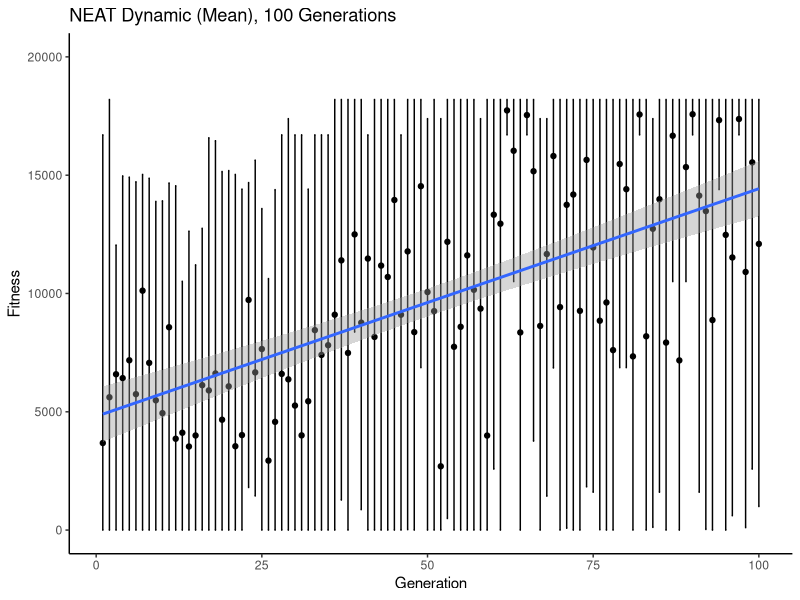
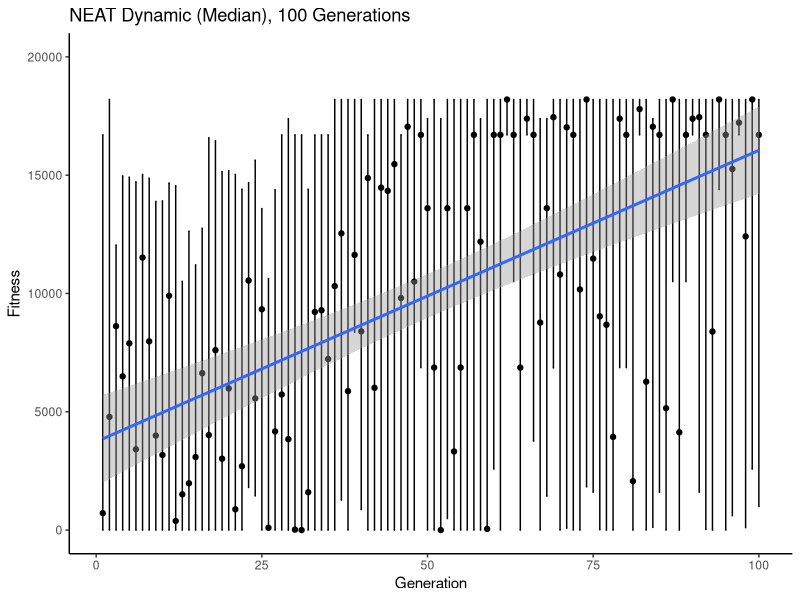
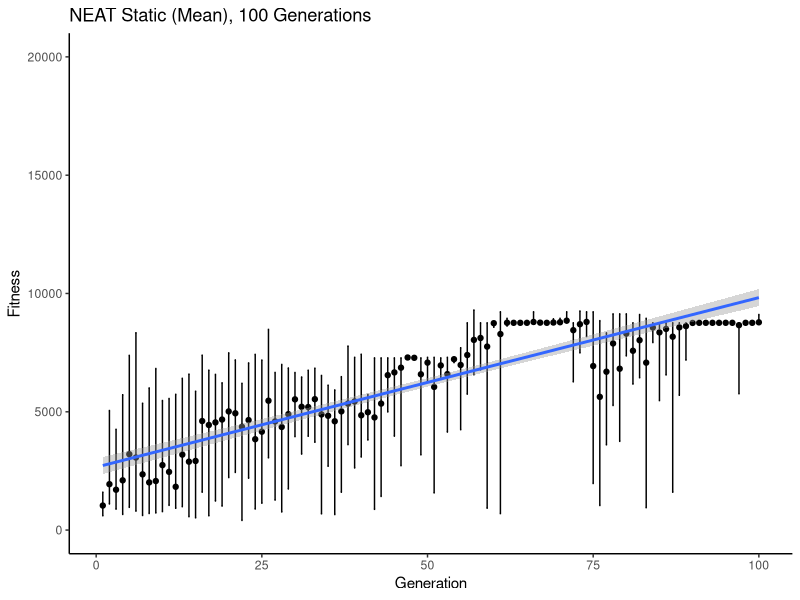
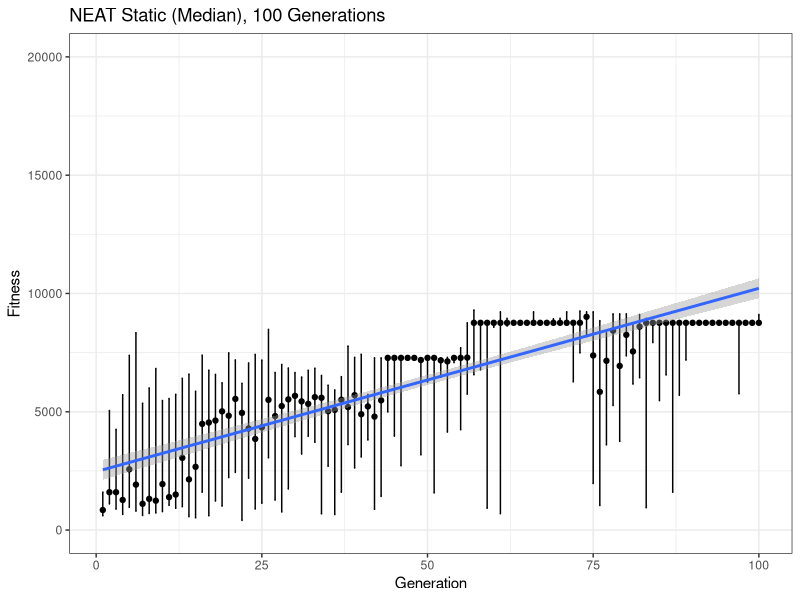
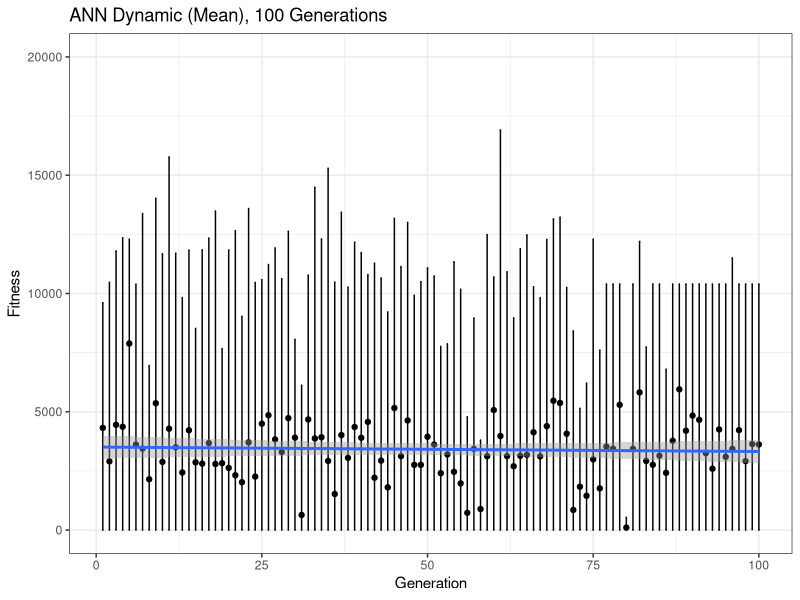
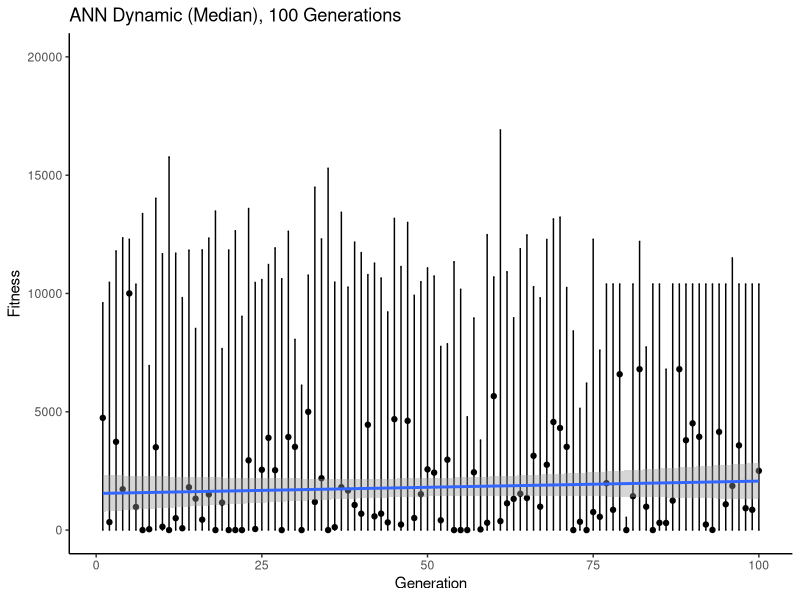
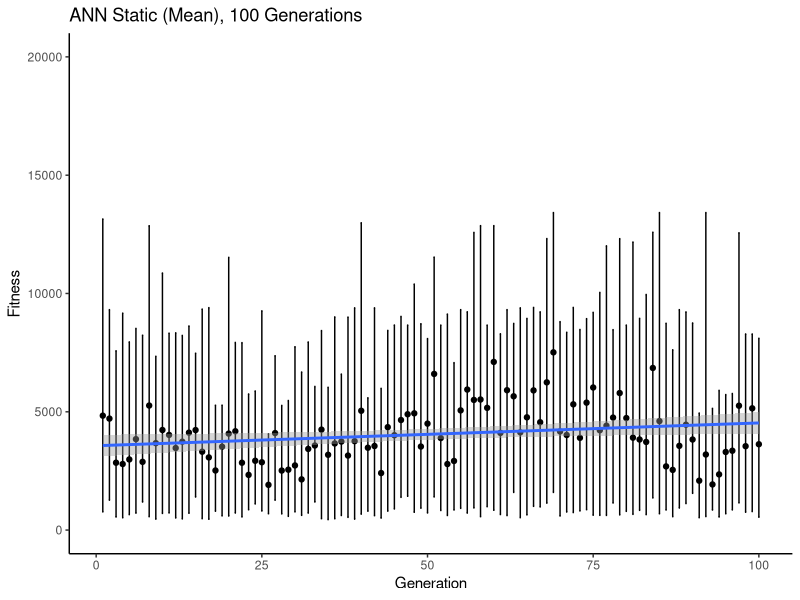
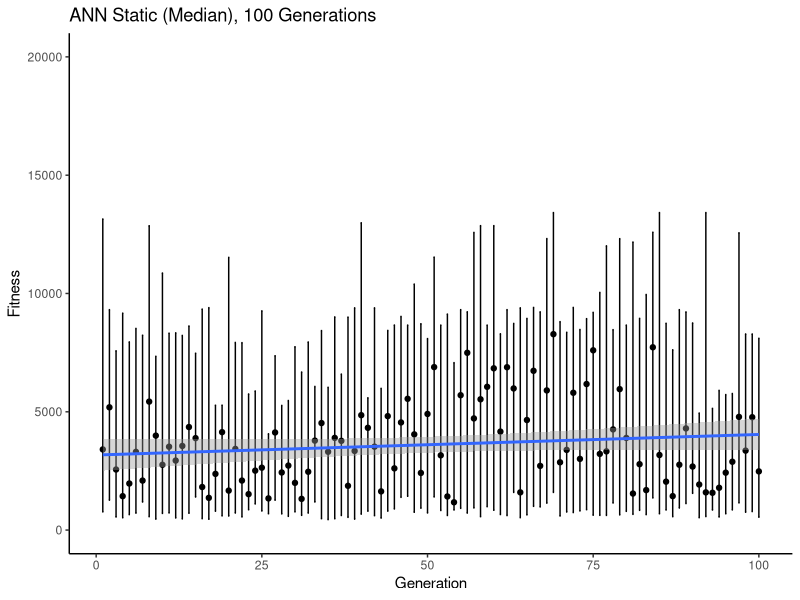

These charts were generated, in order, by the following R code:
## ---- chunk 1
library(ggplot2)
library(tidyverse)
library(dplyr)

neat.dynamic<- read.csv('finalists/neat_dynamic_4_13.csv')
neat.static<- read.csv('finalists/neat_static_4_13.csv')


#neat.dynamic.mean
ggplot(neat.dynamic, aes(x=generation, y= meanFitness)) + 
  geom_point()+
   geom_errorbar(aes(ymin=neat.dynamic$minFitness, ymax=neat.dynamic$maxFitness), width = .2)+
  ylim(0, 20000)+
  theme_classic()+
  geom_smooth(method='lm', formula= y~x)+
  labs(title= "NEAT Dynamic (Mean), 100 Generations", x= "Generation", y= "Fitness")
## ---- chunk 2
#neat.dynamic.median
ggplot(neat.dynamic, aes(x=generation, y= medianFitness)) + 
  geom_point()+
   geom_errorbar(aes(ymin=neat.dynamic$minFitness, ymax=neat.dynamic$maxFitness), width = .2)+
  ylim(0, 20000)+
  theme_classic()+
  geom_smooth(method='lm', formula= y~x)+
  labs(title= "NEAT Dynamic (Median), 100 Generations", x= "Generation", y= "Fitness")
## ---- chunk 3
#neat.static.mean
ggplot(neat.static, aes(x=generation, y= meanFitness)) + 
  geom_point()+
   geom_errorbar(aes(ymin=neat.static$minFitness, ymax=neat.static$maxFitness), width = .2)+
  ylim(0, 20000)+
  theme_classic()+
  geom_smooth(method='lm', formula= y~x)+
  labs(title= "NEAT Static (Mean), 100 Generations", x= "Generation", y= "Fitness")
## ---- chunk 4
#neat.static.median
ggplot(neat.static, aes(x=generation, y= medianFitness)) + 
  geom_point()+
   geom_errorbar(aes(ymin=neat.static$minFitness, ymax=neat.static$maxFitness), width = .2)+
  ylim(0, 20000)+
  theme_bw()+
  geom_smooth(method='lm', formula= y~x)+
  labs(title= "NEAT Static (Median), 100 Generations", x= "Generation", y= "Fitness")
## ---- chunk 5
ann.dynamic<- read.csv('finalists/ann_dynamic_4_15.csv')
ann.static<- read.csv('finalists/ann_static_4_15.csv')

#ann.dynamic.mean
ggplot(ann.dynamic, aes(x=generation, y= meanFitness)) + 
  geom_point()+
   geom_errorbar(aes(ymin=ann.dynamic$minFitness, ymax=ann.dynamic$maxFitness), width = .2)+
  ylim(0, 20000)+
  theme_bw()+
  geom_smooth(method='lm', formula= y~x)+
  labs(title= "ANN Dynamic (Mean), 100 Generations", x= "Generation", y= "Fitness")
## ---- chunk 6
#ann.dynamic.median
ggplot(ann.dynamic, aes(x=generation, y= medianFitness)) + 
  geom_point()+
   geom_errorbar(aes(ymin=ann.dynamic$minFitness, ymax=ann.dynamic$maxFitness), width = .2)+
  ylim(0, 20000)+
  theme_classic()+
  geom_smooth(method='lm', formula= y~x)+
  labs(title= "ANN Dynamic (Median), 100 Generations", x= "Generation", y= "Fitness")
## ---- chunk 7
#ann.static.mean
ggplot(ann.static, aes(x=generation, y= meanFitness)) + 
  geom_point()+
   geom_errorbar(aes(ymin=ann.static$minFitness, ymax=ann.static$maxFitness), width = .2)+
  ylim(0, 20000)+
  theme_classic()+
  geom_smooth(method='lm', formula= y~x)+
  labs(title= "ANN Static (Mean), 100 Generations", x= "Generation", y= "Fitness")
## ---- chunk 8
#ann.static.median
ggplot(ann.static, aes(x=generation, y= medianFitness)) + 
  geom_point()+
   geom_errorbar(aes(ymin=ann.static$minFitness, ymax=ann.static$maxFitness), width = .2)+
  ylim(0, 20000)+
  theme_classic()+
  geom_smooth(method='lm', formula= y~x)+
  labs(title= "ANN Static (Median), 100 Generations", x= "Generation", y= "Fitness")
## ---- chunk 9
ann.static.500<- read.csv('finalists/ann_static_500.csv')

#ann.static.mean
ggplot(ann.static.500, aes(x=generation, y= meanFitness)) + 
  geom_point()+
   geom_errorbar(aes(ymin=ann.static.500$minFitness, ymax=ann.static.500$maxFitness), width = .1)+
 ylim(0, 20000)+
  theme_bw()+
  geom_smooth(method='lm', formula= y~x)+
  labs(title= "ANN Static (Mean), 500 Generations", x= "Generation", y= "Fitness")
## ---- chunk 10

#ann.static.median
ggplot(ann.static.500, aes(x=generation, y= medianFitness)) + 
  geom_point()+
   geom_errorbar(aes(ymin=ann.static.500$minFitness, ymax=ann.static.500$maxFitness), width = .1)+
 ylim(0, 20000)+
  theme_bw()+
  geom_smooth(method='lm', formula= y~x)+
  labs(title= "ANN Static (Median), 500 Generations", x= "Generation", y= "Fitness")
## ---- chunk 11
ann.dynamic.500<- read.csv('finalists/ann_dynamic_500.csv')

#ann.dynamic.mean
ggplot(ann.dynamic.500, aes(x=generation, y= meanFitness)) + 
  geom_point()+
   geom_errorbar(aes(ymin=ann.dynamic.500$minFitness, ymax=ann.dynamic.500$maxFitness), width = .1)+
 ylim(0, 20000)+
  theme_bw()+
  geom_smooth(method='lm', formula= y~x)+
  labs(title= "ANN Dynamic (Mean), 500 Generations", x= "Generation", y= "Fitness")
## ---- chunk 12
#ann.dynamic.median
ggplot(ann.dynamic.500, aes(x=generation, y= medianFitness)) + 
  geom_point()+
   geom_errorbar(aes(ymin=ann.dynamic.500$minFitness, ymax=ann.dynamic.500$maxFitness), width = .1)+
 ylim(0, 20000)+
  theme_bw()+
  geom_smooth(method='lm', formula= y~x)+
  labs(title= "ANN Dynamic (Median), 500 Generations", x= "Generation", y= "Fitness")
